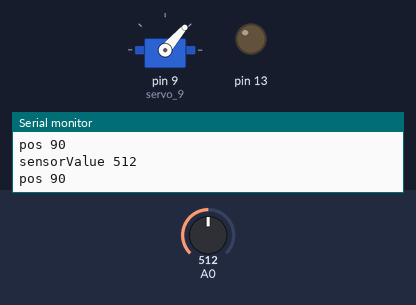
Simulated run of this sketch. Board: Arduino Uno, built with avr-gcc and run on an emulated ATmega328P. Parts: servo, output pins drawn as LEDs (lit = HIGH), the last lines printed to the serial monitor. The test bench sets the inputs (shaded band); at power-on: A0 = 512.

Above: at 3.5 s.
3.6 s: A0 set to 1011
At 3.77 s:
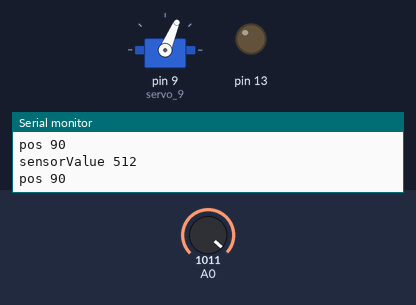
9.6 s: A0 set to 1023
At 10.7 s:
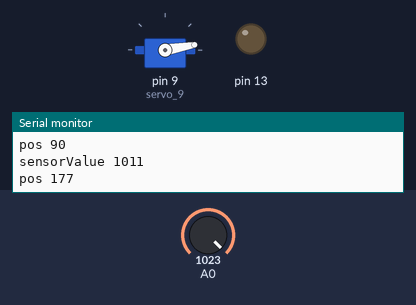
15.0 s: A0 set to 900
At 17.64 s:
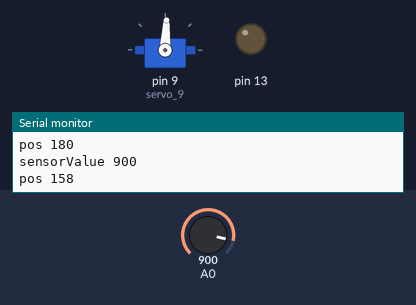
18.6 s: A0 set to 511
Timing chart, 0 to 23.2 s (numbered marks = the images above; inputs shaded):
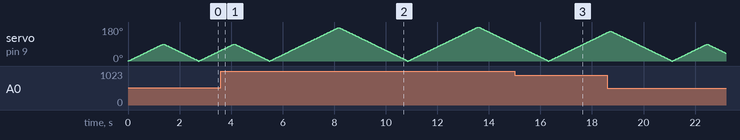

The sketch:

PotServo.ino
```cpp
#include <Servo.h>
#include <SoftwareSerial.h>

int pos = 0;
int sensorValue = 0;
int i = 0;

Servo servo_9;

void setup(){
  servo_9.attach(9);
  pinMode(A0, INPUT);
  pinMode(13, OUTPUT);
  Serial.begin(9600);
}

void loop(){
  sensorValue = analogRead(A0);
  pos = map(sensorValue,0,1023,0,180);

  Serial.print("sensorValue ");
  Serial.println(sensorValue);
  Serial.print("pos ");
  Serial.println(pos);

  for (i = 0; i <= pos; i++) {
    // tell servo to go to position in variable 'pos'
    servo_9.write(i);
    // wait 15 ms for servo to reach the position
    delay(15); // Wait for 15 millisecond(s)
  }
  for (i= pos; i >= 0; i --) {
    // tell servo to go to position in variable 'pos'
    servo_9.write(i);
    // wait 15 ms for servo to reach the position
    delay(15); // Wait for 15 millisecond(s)
  }
}
```

Measured:
- the behaviour switches between 1022 and 1023 on A0 (found by bisection; images 1 and 2)
